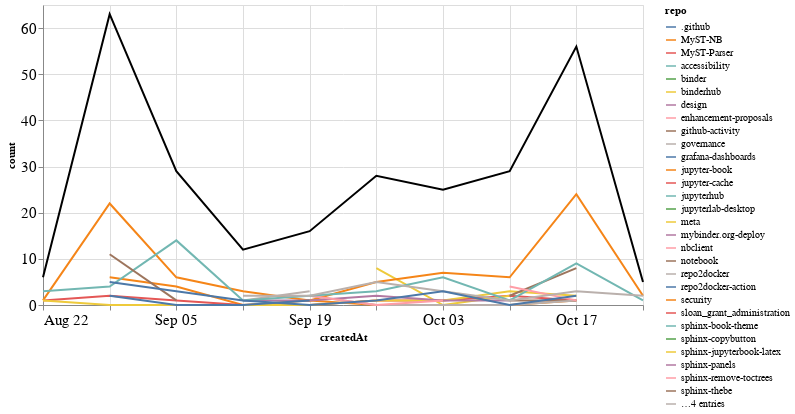

The code cell stored with this chart in its notebook:
### Markdown cell above
### Comments

### Code cell
comments_time = comments.groupby('repo').resample('W', on='createdAt').count()['author'].reset_index()
comments_time = comments_time.rename(columns={'author': 'count'})
comments_time_total = comments_time.groupby('createdAt').agg({"count": "sum"}).reset_index()
ch1 = alt.Chart(comments_time, width=600).mark_line().encode(
    x='createdAt',
    y='count',
    color='repo',
    tooltip="repo"
)

ch2 = alt.Chart(comments_time_total, width=600).mark_line(color="black").encode(
    x='createdAt',
    y='count',
)

ch1 + ch2

### Figure 1 — Vega-Lite specification as saved in the notebook (floating-point values rounded to 4 significant figures)
{"config": {"axisLeft": {"labelFontSize": 15}, "axisBottom": {"labelFontSize": 15}}, "layer": [{"data": {"name": "data-01b4ed9f8ae0b9b80b9d97db3873868b"}, "mark": "line", "encoding": {"color": {"type": "nominal", "field": "repo"}, "tooltip": {"type": "nominal", "field": "repo"}, "x": {"type": "temporal", "field": "createdAt"}, "y": {"type": "quantitative", "field": "count"}}, "width": 600}, {"data": {"name": "data-5735f3d2e008d46c012d9200009fd89c"}, "mark": {"type": "line", "color": "black"}, "encoding": {"x": {"type": "temporal", "field": "createdAt"}, "y": {"type": "quantitative", "field": "count"}}, "width": 600}], "$schema": "https://vega.github.io/schema/vega-lite/v4.8.1.json", "datasets": {"data-01b4ed9f8ae0b9b80b9d97db3873868b": [{"repo": ".github", "createdAt": "2021-09-12T00:00:00", "count": 1}, {"repo": "MyST-NB", "createdAt": "2021-08-29T00:00:00", "count": 6}, {"repo": "MyST-NB", "createdAt": "2021-09-05T00:00:00", "count": 4}, {"repo": "MyST-NB", "createdAt": "2021-09-12T00:00:00", "count": 0}, {"repo": "MyST-NB", "createdAt": "2021-09-19T00:00:00", "count": 1}, {"repo": "MyST-NB", "createdAt": "2021-09-26T00:00:00", "count": 0}, {"repo": "MyST-NB", "createdAt": "2021-10-03T00:00:00", "count": 0}, {"repo": "MyST-NB", "createdAt": "2021-10-10T00:00:00", "count": 0}, {"repo": "MyST-NB", "createdAt": "2021-10-17T00:00:00", "count": 1}, {"repo": "MyST-Parser", "createdAt": "2021-08-22T00:00:00", "count": 1}, {"repo": "MyST-Parser", "createdAt": "2021-08-29T00:00:00", "count": 2}, {"repo": "MyST-Parser", "createdAt": "2021-09-05T00:00:00", "count": 1}, {"repo": "MyST-Parser", "createdAt": "2021-09-12T00:00:00", "count": 0}, {"repo": "MyST-Parser", "createdAt": "2021-09-19T00:00:00", "count": 0}, {"repo": "MyST-Parser", "createdAt": "2021-09-26T00:00:00", "count": 1}, {"repo": "MyST-Parser", "createdAt": "2021-10-03T00:00:00", "count": 1}, {"repo": "MyST-Parser", "createdAt": "2021-10-10T00:00:00", "count": 2}, {"repo": "MyST-Parser", "createdAt": "2021-10-17T00:00:00", "count": 1}, {"repo": "accessibility", "createdAt": "2021-08-29T00:00:00", "count": 2}, {"repo": "binder", "createdAt": "2021-09-19T00:00:00", "count": 1}, {"repo": "binderhub", "createdAt": "2021-09-26T00:00:00", "count": 8}, {"repo": "binderhub", "createdAt": "2021-10-03T00:00:00", "count": 0}, {"repo": "binderhub", "createdAt": "2021-10-10T00:00:00", "count": 2}, {"repo": "design", "createdAt": "2021-08-29T00:00:00", "count": 1}, {"repo": "enhancement-proposals", "createdAt": "2021-10-10T00:00:00", "count": 2}, {"repo": "github-activity", "createdAt": "2021-10-10T00:00:00", "count": 1}, {"repo": "github-activity", "createdAt": "2021-10-17T00:00:00", "count": 1}, {"repo": "governance", "createdAt": "2021-09-19T00:00:00", "count": 2}, {"repo": "governance", "createdAt": "2021-09-26T00:00:00", "count": 0}, {"repo": "governance", "createdAt": "2021-10-03T00:00:00", "count": 0}, {"repo": "governance", "createdAt": "2021-10-10T00:00:00", "count": 0}, {"repo": "governance", "createdAt": "2021-10-17T00:00:00", "count": 1}, {"repo": "grafana-dashboards", "createdAt": "2021-08-29T00:00:00", "count": 1}, {"repo": "jupyter-book", "createdAt": "2021-08-22T00:00:00", "count": 1}, {"repo": "jupyter-book", "createdAt": "2021-08-29T00:00:00", "count": 22}, {"repo": "jupyter-book", "createdAt": "2021-09-05T00:00:00", "count": 6}, {"repo": "jupyter-book", "createdAt": "2021-09-12T00:00:00", "count": 3}, {"repo": "jupyter-book", "createdAt": "2021-09-19T00:00:00", "count": 1}, {"repo": "jupyter-book", "createdAt": "2021-09-26T00:00:00", "count": 5}, {"repo": "jupyter-book", "createdAt": "2021-10-03T00:00:00", "count": 7}, {"repo": "jupyter-book", "createdAt": "2021-10-10T00:00:00", "count": 6}, {"repo": "jupyter-book", "createdAt": "2021-10-17T00:00:00", "count": 24}, {"repo": "jupyter-book", "createdAt": "2021-10-24T00:00:00", "count": 2}, {"repo": "jupyter-cache", "createdAt": "2021-08-29T00:00:00", "count": 2}, {"repo": "jupyterhub", "createdAt": "2021-08-29T00:00:00", "count": 4}, {"repo": "jupyterlab-desktop", "createdAt": "2021-09-26T00:00:00", "count": 1}, {"repo": "meta", "createdAt": "2021-08-22T00:00:00", "count": 1}, {"repo": "meta", "createdAt": "2021-08-29T00:00:00", "count": 0}, {"repo": "meta", "createdAt": "2021-09-05T00:00:00", "count": 0}, {"repo": "meta", "createdAt": "2021-09-12T00:00:00", "count": 0}, {"repo": "meta", "createdAt": "2021-09-19T00:00:00", "count": 0}, {"repo": "meta", "createdAt": "2021-09-26T00:00:00", "count": 1}, {"repo": "meta", "createdAt": "2021-10-03T00:00:00", "count": 1}, {"repo": "meta", "createdAt": "2021-10-10T00:00:00", "count": 3}, {"repo": "meta", "createdAt": "2021-10-17T00:00:00", "count": 2}, {"repo": "mybinder.org-deploy", "createdAt": "2021-09-12T00:00:00", "count": 1}, {"repo": "mybinder.org-deploy", "createdAt": "2021-09-19T00:00:00", "count": 1}, {"repo": "mybinder.org-deploy", "createdAt": "2021-09-26T00:00:00", "count": 2}, {"repo": "mybinder.org-deploy", "createdAt": "2021-10-03T00:00:00", "count": 1}, {"repo": "mybinder.org-deploy", "createdAt": "2021-10-10T00:00:00", "count": 1}, {"repo": "nbclient", "createdAt": "2021-09-19T00:00:00", "count": 2}, {"repo": "nbclient", "createdAt": "2021-09-26T00:00:00", "count": 0}, {"repo": "nbclient", "createdAt": "2021-10-03T00:00:00", "count": 1}, {"repo": "notebook", "createdAt": "2021-10-10T00:00:00", "count": 2}, {"repo": "notebook", "createdAt": "2021-10-17T00:00:00", "count": 8}, {"repo": "repo2docker", "createdAt": "2021-09-12T00:00:00", "count": 1}, {"repo": "repo2docker", "createdAt": "2021-09-19T00:00:00", "count": 3}, {"repo": "repo2docker-action", "createdAt": "2021-08-29T00:00:00", "count": 2}, {"repo": "repo2docker-action", "createdAt": "2021-09-05T00:00:00", "count": 0}, {"repo": "repo2docker-action", "createdAt": "2021-09-12T00:00:00", "count": 0}, {"repo": "repo2docker-action", "createdAt": "2021-09-19T00:00:00", "count": 1}, {"repo": "security", "createdAt": "2021-10-03T00:00:00", "count": 1}, {"repo": "sloan_grant_administration", "createdAt": "2021-10-10T00:00:00", "count": 4}, {"repo": "sphinx-book-theme", "createdAt": "2021-08-22T00:00:00", "count": 3}, {"repo": "sphinx-book-theme", "createdAt": "2021-08-29T00:00:00", "count": 4}, {"repo": "sphinx-book-theme", "createdAt": "2021-09-05T00:00:00", "count": 14}, {"repo": "sphinx-book-theme", "createdAt": "2021-09-12T00:00:00", "count": 1}, {"repo": "sphinx-book-theme", "createdAt": "2021-09-19T00:00:00", "count": 2}, {"repo": "sphinx-book-theme", "createdAt": "2021-09-26T00:00:00", "count": 3}, {"repo": "sphinx-book-theme", "createdAt": "2021-10-03T00:00:00", "count": 6}, {"repo": "sphinx-book-theme", "createdAt": "2021-10-10T00:00:00", "count": 1}, {"repo": "sphinx-book-theme", "createdAt": "2021-10-17T00:00:00", "count": 9}, {"repo": "sphinx-book-theme", "createdAt": "2021-10-24T00:00:00", "count": 1}, {"repo": "sphinx-copybutton", "createdAt": "2021-10-17T00:00:00", "count": 3}, {"repo": "sphinx-jupyterbook-latex", "createdAt": "2021-10-03T00:00:00", "count": 1}, {"repo": "sphinx-panels", "createdAt": "2021-08-29T00:00:00", "count": 1}, {"repo": "sphinx-remove-toctrees", "createdAt": "2021-10-10T00:00:00", "count": 4}, {"repo": "sphinx-remove-toctrees", "createdAt": "2021-10-17T00:00:00", "count": 1}, {"repo": "sphinx-thebe", "createdAt": "2021-08-29T00:00:00", "count": 11}, {"repo": "sphinx-thebe", "createdAt": "2021-09-05T00:00:00", "count": 1}, {"repo": "team-compass", "createdAt": "2021-09-12T00:00:00", "count": 2}, {"repo": "team-compass", "createdAt": "2021-09-19T00:00:00", "count": 2}, {"repo": "team-compass", "createdAt": "2021-09-26T00:00:00", "count": 5}, {"repo": "team-compass", "createdAt": "2021-10-03T00:00:00", "count": 3}, {"repo": "team-compass", "createdAt": "2021-10-10T00:00:00", "count": 1}, {"repo": "team-compass", "createdAt": "2021-10-17T00:00:00", "count": 3}, {"repo": "team-compass", "createdAt": "2021-10-24T00:00:00", "count": 2}, {"repo": "thebe", "createdAt": "2021-08-29T00:00:00", "count": 5}, {"repo": "thebe", "createdAt": "2021-09-05T00:00:00", "count": 3}, {"repo": "thebe", "createdAt": "2021-09-12T00:00:00", "count": 1}, {"repo": "thebe", "createdAt": "2021-09-19T00:00:00", "count": 0}, {"repo": "thebe", "createdAt": "2021-09-26T00:00:00", "count": 1}, {"repo": "thebe", "createdAt": "2021-10-03T00:00:00", "count": 3}, {"repo": "thebe", "createdAt": "2021-10-10T00:00:00", "count": 0}, {"repo": "thebe", "createdAt": "2021-10-17T00:00:00", "count": 2}, {"repo": "voila", "createdAt": "2021-09-12T00:00:00", "count": 2}, {"repo": "web-compile", "createdAt": "2021-09-26T00:00:00", "count": 1}], "data-5735f3d2e008d46c012d9200009fd89c": [{"createdAt": "2021-08-22T00:00:00", "count": 6}, {"createdAt": "2021-08-29T00:00:00", "count": 63}, {"createdAt": "2021-09-05T00:00:00", "count": 29}, {"createdAt": "2021-09-12T00:00:00", "count": 12}, {"createdAt": "2021-09-19T00:00:00", "count": 16}, {"createdAt": "2021-09-26T00:00:00", "count": 28}, {"createdAt": "2021-10-03T00:00:00", "count": 25}, {"createdAt": "2021-10-10T00:00:00", "count": 29}, {"createdAt": "2021-10-17T00:00:00", "count": 56}, {"createdAt": "2021-10-24T00:00:00", "count": 5}]}}
